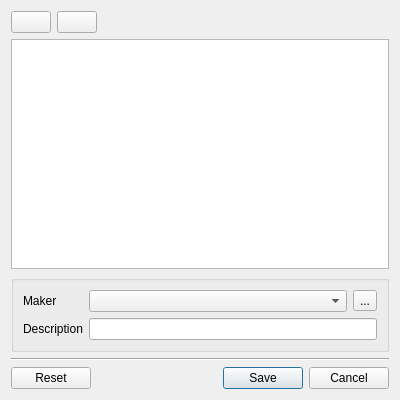
<?xml version="1.0" encoding="UTF-8"?>
<ui version="4.0">
 <class>ShoeModelView</class>
 <widget class="QDialog" name="ShoeModelView">
  <property name="windowModality">
   <enum>Qt::ApplicationModal</enum>
  </property>
  <property name="geometry">
   <rect>
    <x>0</x>
    <y>0</y>
    <width>400</width>
    <height>400</height>
   </rect>
  </property>
  <property name="windowTitle">
   <string>Edit &quot;Shoe model&quot;</string>
  </property>
  <layout class="QVBoxLayout" name="verticalLayout">
   <item>
    <layout class="QHBoxLayout" name="horizontalLayout_2">
     <item>
      <widget class="QPushButton" name="addPushButton">
       <property name="icon">
        <iconset>
         <normaloff>:table_add</normaloff>:table_add</iconset>
       </property>
      </widget>
     </item>
     <item>
      <widget class="QPushButton" name="removePushButton">
       <property name="text">
        <string/>
       </property>
       <property name="icon">
        <iconset>
         <normaloff>:table_delete</normaloff>:table_delete</iconset>
       </property>
      </widget>
     </item>
     <item>
      <spacer name="horizontalSpacer">
       <property name="orientation">
        <enum>Qt::Horizontal</enum>
       </property>
       <property name="sizeHint" stdset="0">
        <size>
         <width>40</width>
         <height>20</height>
        </size>
       </property>
      </spacer>
     </item>
    </layout>
   </item>
   <item>
    <widget class="QTableView" name="tableView">
     <property name="editTriggers">
      <set>QAbstractItemView::NoEditTriggers</set>
     </property>
     <property name="selectionMode">
      <enum>QAbstractItemView::SingleSelection</enum>
     </property>
     <property name="selectionBehavior">
      <enum>QAbstractItemView::SelectRows</enum>
     </property>
     <property name="cornerButtonEnabled">
      <bool>false</bool>
     </property>
    </widget>
   </item>
   <item>
    <widget class="QGroupBox" name="groupBox">
     <property name="title">
      <string/>
     </property>
     <layout class="QGridLayout" name="gridLayout">
      <item row="1" column="0">
       <widget class="QLabel" name="descriptionLabel">
        <property name="text">
         <string>Description</string>
        </property>
        <property name="buddy">
         <cstring>descriptionLineEdit</cstring>
        </property>
       </widget>
      </item>
      <item row="0" column="0">
       <widget class="QLabel" name="shoeMakerLabel">
        <property name="text">
         <string>Maker</string>
        </property>
        <property name="buddy">
         <cstring>shoeMakerComboBox</cstring>
        </property>
       </widget>
      </item>
      <item row="1" column="1">
       <widget class="QLineEdit" name="descriptionLineEdit"/>
      </item>
      <item row="0" column="1">
       <layout class="QHBoxLayout" name="horizontalLayout_3">
        <item>
         <widget class="QComboBox" name="shoeMakerComboBox"/>
        </item>
        <item>
         <widget class="QToolButton" name="shoeMakerToolButton">
          <property name="text">
           <string>...</string>
          </property>
         </widget>
        </item>
       </layout>
      </item>
     </layout>
    </widget>
   </item>
   <item>
    <widget class="Line" name="line">
     <property name="orientation">
      <enum>Qt::Horizontal</enum>
     </property>
    </widget>
   </item>
   <item>
    <layout class="QHBoxLayout" name="horizontalLayout">
     <item>
      <widget class="QPushButton" name="resetPushButton">
       <property name="text">
        <string>Reset</string>
       </property>
       <property name="icon">
        <iconset>
         <normaloff>:reset</normaloff>:reset</iconset>
       </property>
      </widget>
     </item>
     <item>
      <spacer name="horizontalSpacer_2">
       <property name="orientation">
        <enum>Qt::Horizontal</enum>
       </property>
       <property name="sizeHint" stdset="0">
        <size>
         <width>40</width>
         <height>20</height>
        </size>
       </property>
      </spacer>
     </item>
     <item>
      <widget class="QPushButton" name="savePushButton">
       <property name="text">
        <string>Save</string>
       </property>
       <property name="icon">
        <iconset>
         <normaloff>:save</normaloff>:save</iconset>
       </property>
       <property name="default">
        <bool>true</bool>
       </property>
      </widget>
     </item>
     <item>
      <widget class="QPushButton" name="cancelPushButton">
       <property name="text">
        <string>Cancel</string>
       </property>
       <property name="icon">
        <iconset>
         <normaloff>:cancel</normaloff>:cancel</iconset>
       </property>
      </widget>
     </item>
    </layout>
   </item>
  </layout>
 </widget>
 <resources/>
 <connections/>
</ui>
